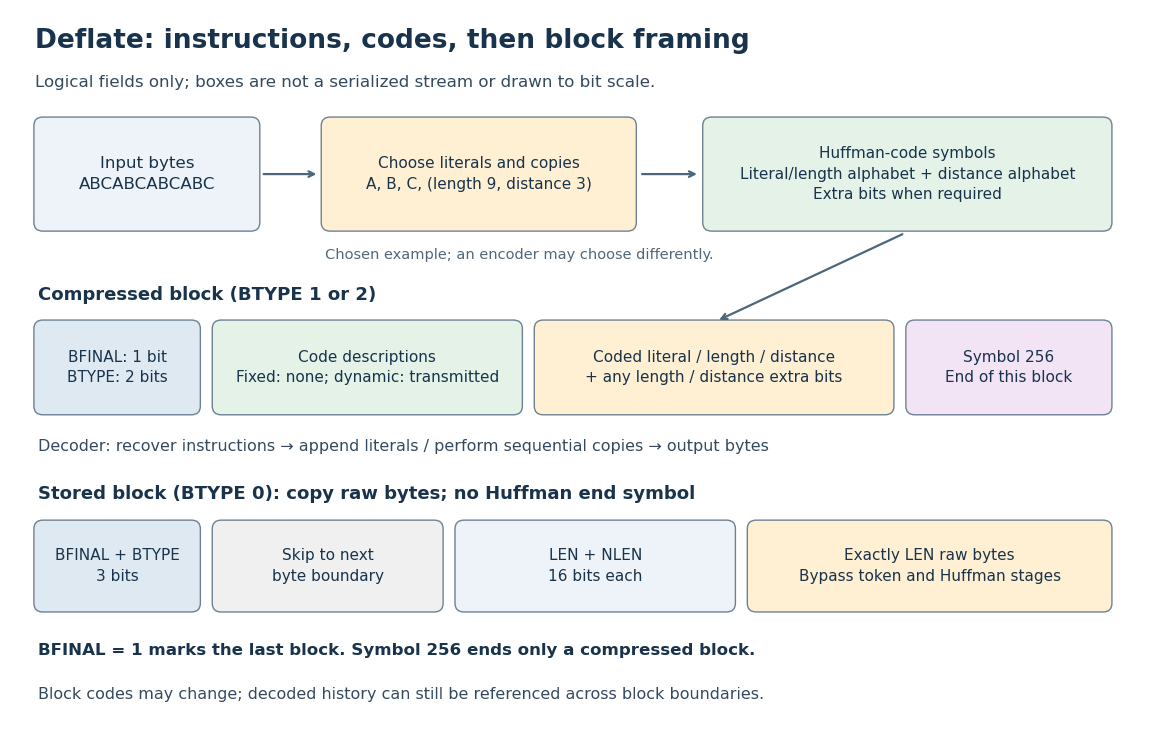

This chart was generated by the following Python code:
"""Draw original logical DEFLATE token and block framing, not a bitstream.

Tested with Python 3.14.4, matplotlib 3.10.7 and numpy 2.3.5.
Run from _media; writes deflate-token-block-pipeline.png to the CWD.
"""

from pathlib import Path

import matplotlib.pyplot as plt
from matplotlib.patches import FancyBboxPatch


def main():
    fig, ax = plt.subplots(figsize=(11.5, 7.3), dpi=100, facecolor="white")
    fig.subplots_adjust(left=0.02, right=0.985, top=0.98, bottom=0.02)
    ax.set(xlim=(0, 11.2), ylim=(0, 7.25))
    ax.axis("off")

    def box(x, y, width, height, text, face="#edf3f8", size=12):
        ax.add_patch(FancyBboxPatch((x, y), width, height,
                                   boxstyle="round,pad=0.04,rounding_size=0.09",
                                   facecolor=face, edgecolor="#6e8192", linewidth=1))
        ax.text(x + width / 2, y + height / 2, text, ha="center", va="center",
                fontsize=size, color="#18334b", linespacing=1.45)

    def arrow(start, end):
        ax.annotate("", xy=end, xytext=start,
                    arrowprops={"arrowstyle": "->", "linewidth": 1.6, "color": "#4c677c"})

    ax.text(0.12, 6.9, "Deflate: instructions, codes, then block framing", fontsize=19,
            weight="bold", color="#18334b")
    ax.text(0.12, 6.5, "Logical fields only; boxes are not a serialized stream or drawn to bit scale.",
            fontsize=12, color="#34495e")

    box(0.15, 5.05, 2.2, 1.1, "Input bytes\nABCABCABCABC")
    box(3.05, 5.05, 3.1, 1.1, "Choose literals and copies\nA, B, C, (length 9, distance 3)", "#fff0d4", 11)
    box(6.9, 5.05, 4.05, 1.1, "Huffman-code symbols\nLiteral/length alphabet + distance alphabet\nExtra bits when required", "#e5f2e8", 11)
    arrow((2.4, 5.6), (2.99, 5.6))
    arrow((6.22, 5.6), (6.83, 5.6))
    ax.text(3.05, 4.72, "Chosen example; an encoder may choose differently.", fontsize=10.5,
            color="#526777")

    ax.text(0.15, 4.3, "Compressed block (BTYPE 1 or 2)", fontsize=13, weight="bold", color="#18334b")
    box(0.15, 3.15, 1.6, 0.9, "BFINAL: 1 bit\nBTYPE: 2 bits", "#dfe9f2", 11)
    box(1.95, 3.15, 3.05, 0.9, "Code descriptions\nFixed: none; dynamic: transmitted", "#e5f2e8", 11)
    box(5.2, 3.15, 3.55, 0.9, "Coded literal / length / distance\n+ any length / distance extra bits", "#fff0d4", 11)
    box(8.95, 3.15, 2.0, 0.9, "Symbol 256\nEnd of this block", "#f3e4f5", 11)
    arrow((8.9, 4.99), (7.0, 4.08))
    ax.text(0.15, 2.74, "Decoder: recover instructions → append literals / perform sequential copies → output bytes",
            fontsize=11.5, color="#34495e")

    ax.text(0.15, 2.24, "Stored block (BTYPE 0): copy raw bytes; no Huffman end symbol", fontsize=13,
            weight="bold", color="#18334b")
    box(0.15, 1.11, 1.6, 0.87, "BFINAL + BTYPE\n3 bits", "#dfe9f2", 11)
    box(1.95, 1.11, 2.25, 0.87, "Skip to next\nbyte boundary", "#f0f0f0", 11)
    box(4.4, 1.11, 2.75, 0.87, "LEN + NLEN\n16 bits each", "#edf3f8", 11)
    box(7.35, 1.11, 3.6, 0.87, "Exactly LEN raw bytes\nBypass token and Huffman stages", "#fff0d4", 11)

    ax.text(0.15, 0.63, "BFINAL = 1 marks the last block. Symbol 256 ends only a compressed block.",
            fontsize=12, weight="bold", color="#18334b")
    ax.text(0.15, 0.17, "Block codes may change; decoded history can still be referenced across block boundaries.",
            fontsize=11.5, color="#34495e")
    fig.savefig(Path.cwd() / "deflate-token-block-pipeline.png", facecolor="white")
    plt.close(fig)


if __name__ == "__main__":
    main()
